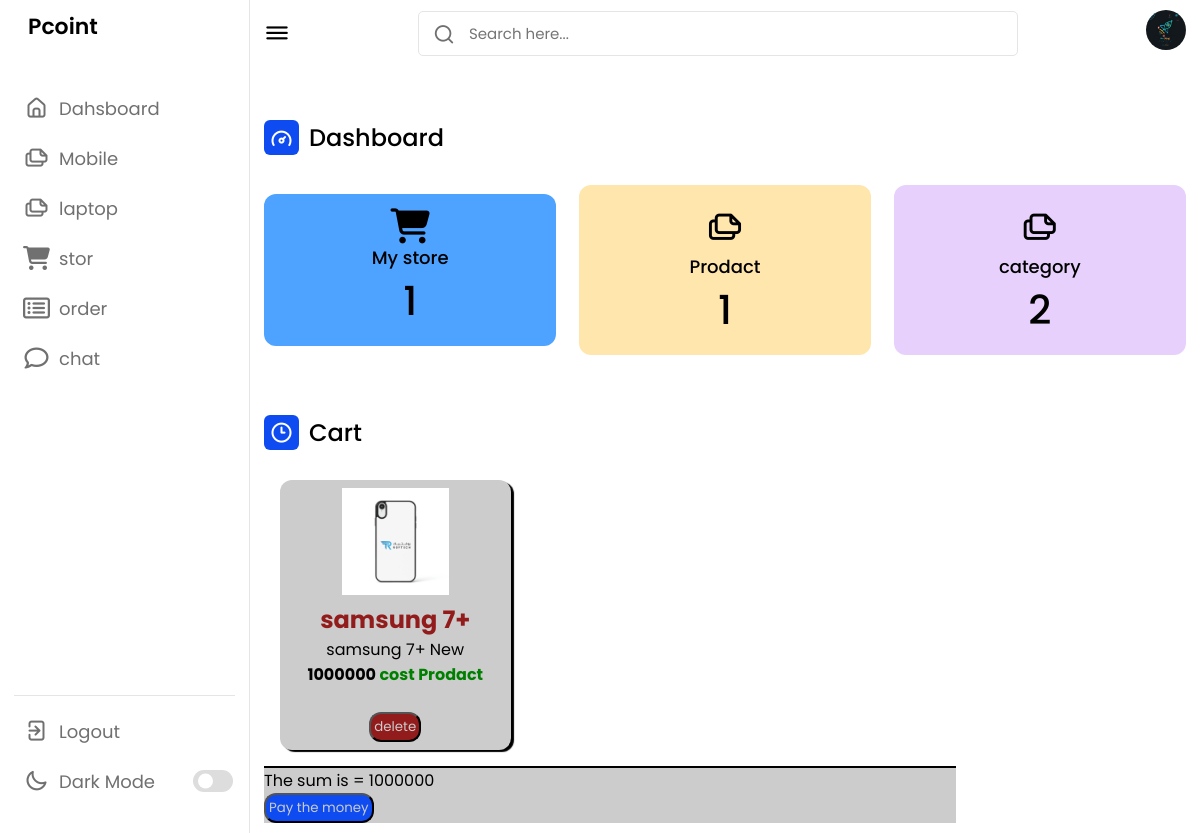
The page /user/stor.php (signed in) on the database its author committed.
### tables this page shows
CREATE TABLE `category` (
  `id` int(11) NOT NULL,
  `name` varchar(50) NOT NULL,
  `img` varchar(50) NOT NULL,
  `disc` varchar(50) NOT NULL
);

CREATE TABLE `user` (
  `id` int(11) NOT NULL,
  `name` varchar(50) NOT NULL,
  `email` varchar(50) NOT NULL,
  `password` varchar(50) NOT NULL,
  `img` varchar(250) NOT NULL,
  `type` varchar(10) NOT NULL DEFAULT 'user'
);

CREATE TABLE `store` (
  `id` int(11) NOT NULL,
  `id_user` int(50) DEFAULT NULL,
  `id_pro` int(50) DEFAULT NULL
);

CREATE TABLE `prodact` (
  `id` int(50) NOT NULL,
  `name` varchar(50) DEFAULT NULL,
  `img` varchar(250) DEFAULT NULL,
  `disc` varchar(50) DEFAULT NULL,
  `cost` varchar(50) DEFAULT NULL,
  `id_catogary` int(10) DEFAULT NULL
);

### user/stor.php (the view, shortened to what this page needs)
<?php
include("header.php");
?>
            <div class="activity">
                <div class="title">
                    <i class="uil uil-clock-three"></i>
                    <span class="text">Cart</span>
                </div>
<?php
                        $sql=mysqli_query($con,"SELECT * FROM `store` WHERE `id_user`='$_SESSION[user_id]'");
                        while($res=mysqli_fetch_array($sql)){
                            $sql_prodact=mysqli_query($con,"SELECT * FROM `prodact` WHERE `id`='$res[id_pro]'");
                            $del=mysqli_fetch_array($sql_prodact);
                                            ?>
                        <div class="prodact">
                            <img src="../admin/Images/prodact/<?php echo$del['img'];?>" class="pro" alt="">
                            <h2 class="txt1"><?php echo$del['name'];?></h2>
                            <p class="desc">
                            <?php echo$del['disc'];?>
                            </p>
                            <b class="num"><?php echo$del['cost'];?> <span class="txt_cost">cost Prodact</span></b><br>
                            <br><a href="delete_store.php?rn=<?php echo$res['id'];?>"><button class="btn da">delete</button></a>
                        </div>
                        <?php
                            }
?>
                            <?php
                            $cost=0;
                            $check_user_cart=mysqli_query($con,"SELECT * FROM `store` WHERE `id_user`='$_SESSION[user_id]'");
                            while($sum=mysqli_fetch_array($check_user_cart)){
                                $sql_pro=mysqli_query($con,"SELECT * FROM `prodact` WHERE `id`='$sum[id_pro]'");
                                $res_pro=mysqli_fetch_array($sql_pro);
                        ?>
                                <?php
                                $cost=$cost+$res_pro['cost'];
                        }
                            ?>
                                                    <div class="sum">
                            The sum is =
                            <?php
                            echo$cost;
                            ?>
    <div>
    <a href="pay.php?cost=<?php echo$cost;?>"><button class="btn pay">Pay the money</button></a>
</div>
                    </div>
                </div>
            </div>
    </section>
</body>
</html>

### user/header.php (shortened to what this page needs)
<?php
include("../php/db_con.php");
?>
<!DOCTYPE html>
<html lang="en">
<head>
    <link rel="stylesheet" href="style.css">
    <link rel="stylesheet" href="https://unicons.iconscout.com/release/v4.0.0/css/line.css">
    <link rel="stylesheet" href="https://cdnjs.cloudflare.com/ajax/libs/font-awesome/6.4.2/css/all.min.css" />
</head>
<body>
    <nav>
        <div class="logo-name">
            <span class="logo_name">Pcoint</span>
        </div>
        <div class="menu-items">
            <ul class="nav-links">
                <li><a href="index.php">
                    <i class="uil uil-estate"></i>
                    <span class="link-name">Dahsboard</span>
                </a></li>
                <?php
                $sqll=mysqli_query($con,"SELECT * FROM `category` WHERE 1");
                while($row=mysqli_fetch_array($sqll)){
                ?>
                <li><a href="prodact.php?rn=<?php echo$row['id'];?>">
                    <i class="uil uil-files-landscapes"></i>
                    <span class="link-name"><?php echo$row['name'];?></span>
                </a></li>
                <?php
                }
                ?>
                <li><a href="stor.php">
                <i class="fa-solid fa-cart-shopping"></i>
                    <span class="link-name">stor</span>
                </a></li>
                <li><a href="order.php">
                <i class="fa-regular fa-rectangle-list"></i>
                    <span class="link-name">order</span>
                </a></li>
                <li><a href="Chat/chat.php">
                <i class="fa-regular fa-comment"></i>
                    <span class="link-name">chat</span>
                </a></li>
            </ul>
            <ul class="logout-mode">
                <li><a href="../php/logout.php">
                    <i class="uil uil-signout"></i>
                    <span class="link-name">Logout</span>
                </a></li>
                <li class="mode">
                    <a href="#">
                        <i class="uil uil-moon"></i>
                    <span class="link-name">Dark Mode</span>
                </a>
                <div class="mode-toggle">
                  <span class="switch"></span>
                </div>
            </li>
            </ul>
        </div>
    </nav>
    <section class="dashboard">
        <div class="top">
            <i class="uil uil-bars sidebar-toggle"></i>
            <div class="search-box">
                <i class="uil uil-search"></i>
                <input type="text" placeholder="Search here...">
            </div>
            <?php
                        $sql=mysqli_query($con,"SELECT * FROM `user` WHERE `id`='$_SESSION[user_id]'");
                        $res=mysqli_fetch_array($sql);
                        if($res['img']!==""){
                            ?>
                            <a href="info.php"><span class="data-list"><img src="Images/profile/<?php echo$res['img'];?>" class="proto" alt=""></span></a>
                            <?php
                                }else{
                                    ?>
                            <a href="info.php"><span class="data-list"><img src="Images/profile/profile.png" class="proto" alt=""></span></a>
                                    <?php
                                }?>
        </div>
        <div class="dash-content">
            <div class="overview">
                <div class="title">
                    <i class="uil uil-tachometer-fast-alt"></i>
                    <span class="text">Dashboard</span>
                </div>
                <div class="boxes">
                    <div class="box box1">
                    <i class="fa-solid fa-cart-shopping"></i>
                        <span class="text">My store</span>
                        <span class="number">
                            <?php
                        $sqli="SELECT COUNT(*) as total FROM store WHERE `id_user`='$_SESSION[user_id]'";
                        $ss=mysqli_query($con,$sqli);
                        $ff=mysqli_fetch_assoc($ss);
                            echo $ff['total'];
                        ?>
                        </span>
                    </div>
                    <div class="box box2">
                    <i class="uil uil-files-landscapes"></i>
                        <span class="text">Prodact</span>
                        <span class="number">
                            <?php
                        $sqli="SELECT COUNT(*) as total FROM prodact WHERE 1";
                        $ss=mysqli_query($con,$sqli);
                        $ff=mysqli_fetch_assoc($ss);
                            echo $ff['total'];
                        ?>
                        </span>
                    </div>
                    <div class="box box3">
                    <i class="uil uil-files-landscapes"></i>
                        <span class="text">category</span>
                        <span class="number">
                        <?php
                        $sqli="SELECT COUNT(*) as total FROM category WHERE 1";
                        $ss=mysqli_query($con,$sqli);
                        $ff=mysqli_fetch_assoc($ss);
                            echo $ff['total'];
                        ?>
                        </span>
                    </div>
                </div>
            </div>

### user/style.css (style rules this page uses)
* { margin: 0; padding: 0; box-sizing: border-box; font-family: 'Poppins', sans-serif; }
:root { --primary-color: #0E4BF1; --panel-color: #FFF; --text-color: #000; --black-light-color: #707070; --border-color: #e6e5e5; --toggle-color: #DDD; --box1-color: #4DA3FF; --box2-color: #FFE6AC; --box3-color: #E7D1FC; --title-icon-color: #fff; --tran-05: all 0.5s ease; --tran-03: all 0.3s ease; --tran-03: all 0.2s ease; }
body { min-height: 100vh; background-color: var(--primary-color); }
nav { position: fixed; top: 0; left: 0; height: 100%; width: 250px; padding: 10px 14px; background-color: var(--panel-color); border-right: 1px solid var(--border-color); transition: var(--tran-05); }
nav .logo-name { display: flex; align-items: center; }
nav .logo-name .logo_name { font-size: 22px; font-weight: 600; color: var(--text-color); margin-left: 14px; transition: var(--tran-05); }
nav .menu-items { margin-top: 40px; height: calc(100% - 90px); display: flex; flex-direction: column; justify-content: space-between; }
.menu-items li { list-style: none; }
.menu-items li a { display: flex; align-items: center; height: 50px; text-decoration: none; position: relative; }
.menu-items li a i { font-size: 24px; min-width: 45px; height: 100%; display: flex; align-items: center; justify-content: center; color: var(--black-light-color); }
.menu-items li a .link-name { font-size: 18px; font-weight: 400; color: var(--black-light-color); transition: var(--tran-05); }
.menu-items .logout-mode { padding-top: 10px; border-top: 1px solid var(--border-color); }
.menu-items .mode { display: flex; align-items: center; white-space: nowrap; }
.menu-items .mode-toggle { position: absolute; right: 14px; height: 50px; min-width: 45px; display: flex; align-items: center; justify-content: center; cursor: pointer; }
.mode-toggle .switch { position: relative; display: inline-block; height: 22px; width: 40px; border-radius: 25px; background-color: var(--toggle-color); }
.switch:before { content: ""; position: absolute; left: 5px; top: 50%; transform: translateY(-50%); height: 15px; width: 15px; background-color: var(--panel-color); border-radius: 50%; transition: var(--tran-03); }
.dashboard { position: relative; left: 250px; background-color: var(--panel-color); min-height: 100vh; width: calc(100% - 250px); padding: 10px 14px; transition: var(--tran-05); }
.dashboard .top { position: fixed; top: 0; left: 250px; display: flex; width: calc(100% - 250px); justify-content: space-between; align-items: center; padding: 10px 14px; background-color: var(--panel-color); transition: var(--tran-05); z-index: 10; }
.dashboard .top .sidebar-toggle { font-size: 26px; color: var(--text-color); cursor: pointer; }
.dashboard .top .search-box { position: relative; height: 45px; max-width: 600px; width: 100%; margin: 0 30px; }
.top .search-box input { position: absolute; border: 1px solid var(--border-color); background-color: var(--panel-color); padding: 0 25px 0 50px; border-radius: 5px; height: 100%; width: 100%; color: var(--text-color); font-size: 15px; font-weight: 400; outline: none; }
.top .search-box i { position: absolute; left: 15px; font-size: 22px; z-index: 10; top: 50%; transform: translateY(-50%); color: var(--black-light-color); }
.top img { width: 40px; border-radius: 50%; }
.dashboard .dash-content { padding-top: 50px; }
.dash-content .title { display: flex; align-items: center; margin: 60px 0 30px 0; }
.dash-content .title i { position: relative; height: 35px; width: 35px; background-color: var(--primary-color); border-radius: 6px; color: var(--title-icon-color); display: flex; align-items: center; justify-content: center; font-size: 24px; }
.dash-content .title .text { font-size: 24px; font-weight: 500; color: var(--text-color); margin-left: 10px; }
.dash-content .boxes { display: flex; align-items: center; justify-content: space-between; flex-wrap: wrap; }
.dash-content .boxes .box { display: flex; flex-direction: column; align-items: center; border-radius: 12px; width: calc(100% / 3 - 15px); padding: 15px 20px; background-color: var(--box1-color); transition: var(--tran-05); }
.boxes .box i { font-size: 35px; color: var(--text-color); }
.boxes .box .text { white-space: nowrap; font-size: 18px; font-weight: 500; color: var(--text-color); }
.boxes .box .number { font-size: 40px; font-weight: 500; color: var(--text-color); }
.boxes .box.box2 { background-color: var(--box2-color); }
.boxes .box.box3 { background-color: var(--box3-color); }

### rows shown on the page
category: name "Mobile"
category: name "laptop"
user: img (picture)
store: prodact.img (picture), prodact.name "samsung 7+", prodact.disc "samsung 7+ New", prodact.cost "1000000"

### other values the page prints
$ff['total'] "1"
$ff['total'] "2"
$cost "1000000"
